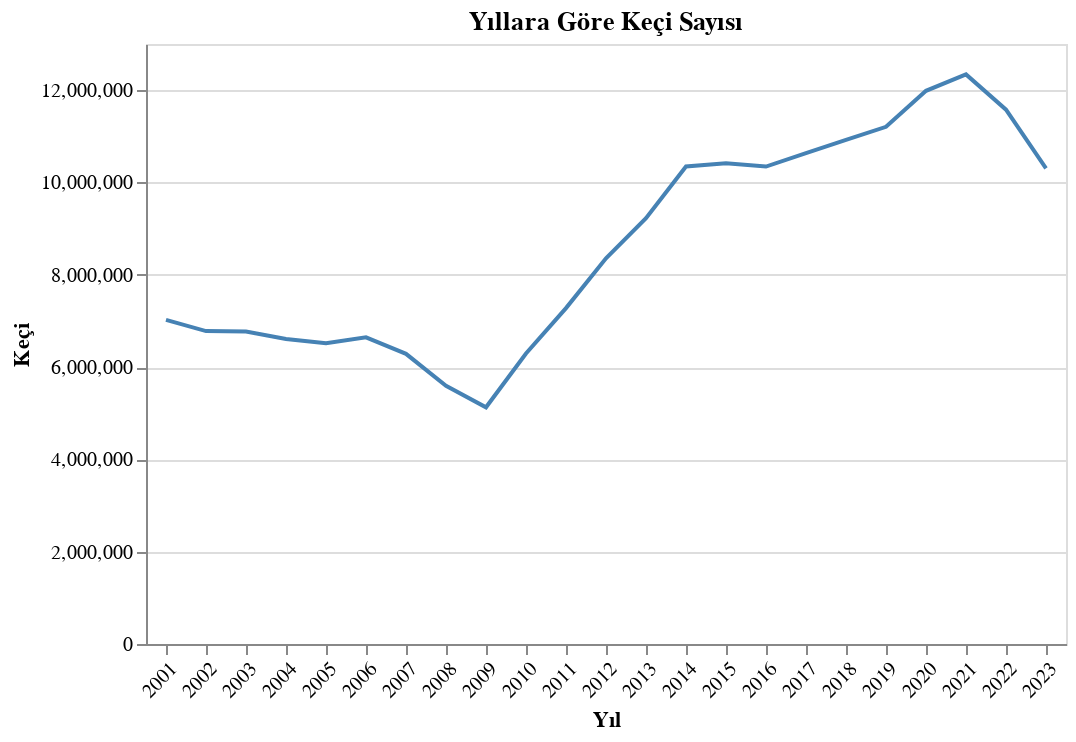

Here is the notebook cell this chart was saved with:
### Code cell
alt.Chart(canli_hayvan).mark_line().encode(
    x=alt.X('Yıl:O', axis=alt.Axis(labelAngle=-45)),
    y=alt.Y('Keçi:Q'),
    color=alt.value('steelblue'),
    tooltip = ['Yıl','Toplam']
).properties(
    title='Yıllara Göre Keçi Sayısı'
).interactive()

### Figure 1 — Vega-Lite specification as saved in the notebook (floating-point values rounded to 4 significant figures)
{"config": {"view": {"continuousWidth": 400, "continuousHeight": 300}}, "data": {"name": "data-c92f1d84b5fa3a9c2735e5cd47284ee0"}, "mark": "line", "encoding": {"color": {"value": "steelblue"}, "tooltip": [{"field": "Yıl", "type": "quantitative"}, {"field": "Toplam", "type": "quantitative"}], "x": {"axis": {"labelAngle": -45}, "field": "Yıl", "type": "ordinal"}, "y": {"field": "Keçi", "type": "quantitative"}}, "selection": {"selector022": {"type": "interval", "bind": "scales", "encodings": ["x", "y"]}}, "title": "Yıllara Göre Keçi Sayısı", "$schema": "https://vega.github.io/schema/vega-lite/v4.17.0.json", "datasets": {"data-c92f1d84b5fa3a9c2735e5cd47284ee0": [{"Yıl": 2001, "Toplam": 44680000, "Sığır": 10548000, "Manda": 138000, "Koyun": 26972000, "Keçi": 7022000}, {"Yıl": 2002, "Toplam": 41878375, "Sığır": 9803498, "Manda": 121077, "Koyun": 25173706, "Keçi": 6780094}, {"Yıl": 2003, "Toplam": 42104672, "Sığır": 9788102, "Manda": 113356, "Koyun": 25431539, "Keçi": 6771675}, {"Yıl": 2004, "Toplam": 41984338, "Sığır": 10069346, "Manda": 103900, "Koyun": 25201155, "Keçi": 6609937}, {"Yıl": 2005, "Toplam": 42453194, "Sığır": 10526440, "Manda": 104965, "Koyun": 25304325, "Keçi": 6517464}, {"Yıl": 2006, "Toplam": 43232086, "Sığır": 10871364, "Manda": 100516, "Koyun": 25616912, "Keçi": 6643294}, {"Yıl": 2007, "Toplam": 42870109, "Sığır": 11036753, "Manda": 84705, "Koyun": 25462293, "Keçi": 6286358}, {"Yıl": 2008, "Toplam": 40514391, "Sığır": 10859942, "Manda": 86297, "Koyun": 23974591, "Keçi": 5593561}, {"Yıl": 2009, "Toplam": 37688958, "Sığır": 10723958, "Manda": 87207, "Koyun": 21749508, "Keçi": 5128285}, {"Yıl": 2010, "Toplam": 40837450, "Sığır": 11369800, "Manda": 84726, "Koyun": 23089691, "Keçi": 6293233}, {"Yıl": 2011, "Toplam": 44793487, "Sığır": 12386337, "Manda": 97632, "Koyun": 25031565, "Keçi": 7277953}, {"Yıl": 2012, "Toplam": 49804866, "Sığır": 13914912, "Manda": 107435, "Koyun": 27425233, "Keçi": 8357286}, {"Yıl": 2013, "Toplam": 53042643, "Sığır": 14415257, "Manda": 117591, "Koyun": 29284247, "Keçi": 9225548}, {"Yıl": 2014, "Toplam": 55830403, "Sığır": 14223109, "Manda": 122114, "Koyun": 31140244, "Keçi": 10344936}, {"Yıl": 2015, "Toplam": 56051937, "Sığır": 13994071, "Manda": 133766, "Koyun": 31507934, "Keçi": 10416166}, {"Yıl": 2016, "Toplam": 55551460, "Sığır": 14080155, "Manda": 142073, "Koyun": 30983933, "Keçi": 10345299}, {"Yıl": 2017, "Toplam": 60417333, "Sığır": 15943586, "Manda": 161439, "Koyun": 33677636, "Keçi": 10634672}, {"Yıl": 2018, "Toplam": 63338302, "Sığır": 17042506, "Manda": 178397, "Koyun": 35194972, "Keçi": 10922427}, {"Yıl": 2019, "Toplam": 66353810, "Sığır": 17688139, "Manda": 184192, "Koyun": 37276050, "Keçi": 11205429}, {"Yıl": 2020, "Toplam": 72270597, "Sığır": 17965482, "Manda": 192489, "Koyun": 42126781, "Keçi": 11985845}, {"Yıl": 2021, "Toplam": 75555321, "Sığır": 17850543, "Manda": 185574, "Koyun": 45177690, "Keçi": 12341514}, {"Yıl": 2022, "Toplam": 73289541, "Sığır": 16851956, "Manda": 171835, "Koyun": 44687888, "Keçi": 11577862}, {"Yıl": 2023, "Toplam": 68946415, "Sığır": 16421256, "Manda": 161749, "Koyun": 42060470, "Keçi": 10302940}]}}
